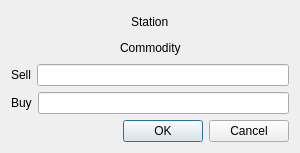
<?xml version="1.0" encoding="UTF-8"?>
<ui version="4.0">
 <class>CAddPriceDialog</class>
 <widget class="QDialog" name="CAddPriceDialog">
  <property name="windowModality">
   <enum>Qt::NonModal</enum>
  </property>
  <property name="geometry">
   <rect>
    <x>0</x>
    <y>0</y>
    <width>300</width>
    <height>153</height>
   </rect>
  </property>
  <property name="windowTitle">
   <string>Dialog</string>
  </property>
  <layout class="QVBoxLayout" name="verticalLayout">
   <item>
    <layout class="QHBoxLayout" name="horizontalLayout">
     <item>
      <spacer name="horizontalSpacer">
       <property name="orientation">
        <enum>Qt::Horizontal</enum>
       </property>
       <property name="sizeHint" stdset="0">
        <size>
         <width>40</width>
         <height>20</height>
        </size>
       </property>
      </spacer>
     </item>
     <item>
      <widget class="QLabel" name="label">
       <property name="text">
        <string>Station</string>
       </property>
      </widget>
     </item>
     <item>
      <spacer name="horizontalSpacer_2">
       <property name="orientation">
        <enum>Qt::Horizontal</enum>
       </property>
       <property name="sizeHint" stdset="0">
        <size>
         <width>40</width>
         <height>20</height>
        </size>
       </property>
      </spacer>
     </item>
    </layout>
   </item>
   <item>
    <layout class="QHBoxLayout" name="horizontalLayout_4">
     <property name="sizeConstraint">
      <enum>QLayout::SetMaximumSize</enum>
     </property>
     <item>
      <spacer name="horizontalSpacer_3">
       <property name="orientation">
        <enum>Qt::Horizontal</enum>
       </property>
       <property name="sizeHint" stdset="0">
        <size>
         <width>40</width>
         <height>20</height>
        </size>
       </property>
      </spacer>
     </item>
     <item>
      <widget class="QLabel" name="label_4">
       <property name="text">
        <string>Commodity</string>
       </property>
      </widget>
     </item>
     <item>
      <spacer name="horizontalSpacer_4">
       <property name="orientation">
        <enum>Qt::Horizontal</enum>
       </property>
       <property name="sizeHint" stdset="0">
        <size>
         <width>40</width>
         <height>20</height>
        </size>
       </property>
      </spacer>
     </item>
    </layout>
   </item>
   <item>
    <layout class="QHBoxLayout" name="horizontalLayout_2">
     <item>
      <widget class="QLabel" name="label_2">
       <property name="text">
        <string>Sell</string>
       </property>
      </widget>
     </item>
     <item>
      <widget class="QLineEdit" name="lineEdit"/>
     </item>
    </layout>
   </item>
   <item>
    <layout class="QHBoxLayout" name="horizontalLayout_3">
     <item>
      <widget class="QLabel" name="label_3">
       <property name="text">
        <string>Buy</string>
       </property>
      </widget>
     </item>
     <item>
      <widget class="QLineEdit" name="lineEdit_2"/>
     </item>
    </layout>
   </item>
   <item>
    <widget class="QDialogButtonBox" name="buttonBox">
     <property name="orientation">
      <enum>Qt::Horizontal</enum>
     </property>
     <property name="standardButtons">
      <set>QDialogButtonBox::Cancel|QDialogButtonBox::Ok</set>
     </property>
    </widget>
   </item>
  </layout>
 </widget>
 <resources/>
 <connections>
  <connection>
   <sender>buttonBox</sender>
   <signal>rejected()</signal>
   <receiver>CAddPriceDialog</receiver>
   <slot>reject()</slot>
   <hints>
    <hint type="sourcelabel">
     <x>316</x>
     <y>260</y>
    </hint>
    <hint type="destinationlabel">
     <x>286</x>
     <y>274</y>
    </hint>
   </hints>
  </connection>
 </connections>
</ui>
